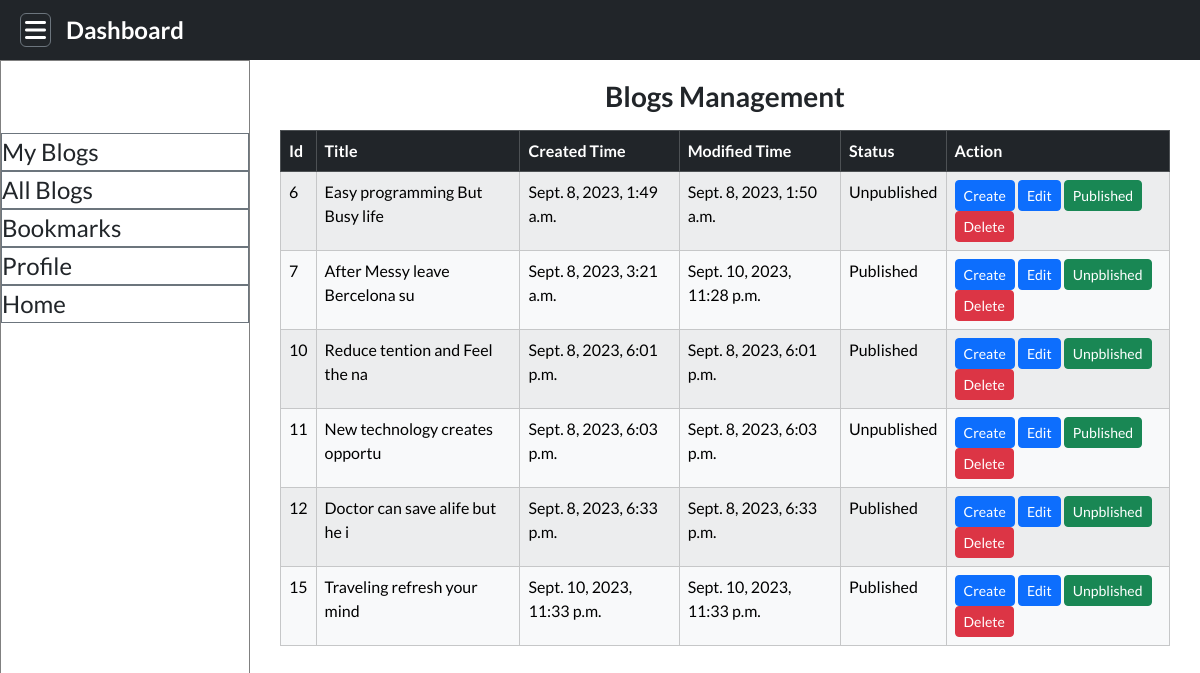
Before: /blog/blogs/ (signed in) with the older database file.
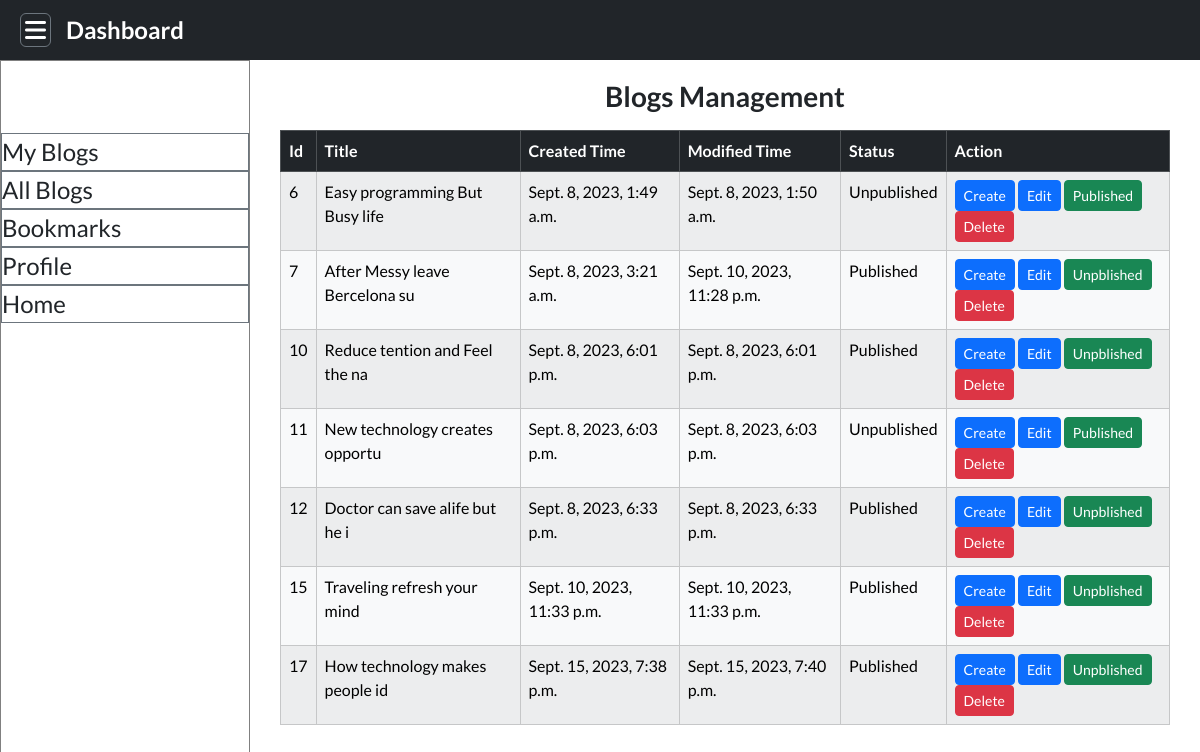
After: the same page with the newer database file.
### blog/models.py (models this page shows, shortened)
class BlogPost(models.Model):
    id = models.AutoField(primary_key=True, null=False,
                          blank=False, unique=True)
    title = models.CharField(max_length=200)
    description = models.TextField()
    categories = models.ForeignKey(Category, on_delete=models.CASCADE)
    author = models.ForeignKey(
        settings.AUTH_USER_MODEL, on_delete=models.CASCADE, default=99999)
    status_choices = (
        ('Published', 'Published'),
        ('Unpublished', 'Unpublished'),
    )
    status = models.CharField(max_length=20, choices=status_choices)
    created_date = models.DateTimeField(auto_now_add=True)
    modified_date = models.DateTimeField(auto_now=True)
    published_date = models.DateTimeField(null=True, blank=True)
    image = models.ImageField(
        upload_to='photos/blogPhoto', null=True, blank=True)

### blog/views.py (the view)
# urls.py: path('blogs/', views.allBlogs, name="allblogs"),
@user_passes_test(is_admin)
def allBlogs(request):
    blogs = BlogPost.objects.all()
    context = {
        'blogs': blogs
    }
    return render(request, 'allblogs.html', context)

### blog/views.py (called while the page is built)
def is_admin(user):
    return user.role == 'admin'

### blog/templates/allblogs.html
{% extends 'dashboard_layout.html' %}
{% block content %}
  <h3 class="text-center mb-3">Blogs Management</h3>
  <table class="table table-bordered table-striped table-light mx-auto w-100">
    <thead class="table-dark">
      <tr>
        <th>Id</th>
        <th>Title</th>
        <th>Created Time</th>
        <th>Modified Time</th>
        <th>Status</th>
        <th>Action</th>
      </tr>
    </thead>
    <tbody>
      {% for blog in blogs %}
        <tr>
          <td>{{ blog.id }}</td>
          <td>{{ blog.title|slice:':30' }}</td>
          <td>{{ blog.created_date }}</td>
          <td>{{ blog.modified_date }}</td>
          <td>{{ blog.status }}</td>
          <td>
            <a href="{% url 'create' %}"><button type="submit" class="btn btn-primary btn-sm">Create</button></a>
            <a href="{% url 'edit_blog' blog.id %}"><button type="submit" class="btn btn-primary btn-sm">Edit</button></a>
            {% if blog.status == 'Published' %}
              <a href="}"><button type="submit" class="btn btn-success btn-sm">Unpblished</button></a>
            {% else %}
              <a href=""><button type="submit" class="btn btn-success btn-sm">Published</button></a>
            {% endif %}
            <a href="{% url 'delete_blog' blog.id %}"><button type="submit" class="btn btn-danger btn-sm">Delete</button></a>
          </td>
        </tr>
      {% endfor %}
    </tbody>
  </table>
{% endblock %}

Changed rows visible on the page:
added BlogPost: id "17", title "How technology makes people id", created_date "Sept. 15, 2023, 7:38 p.m.", modified_date "Sept. 15, 2023, 7:40 p.m.", status "Published", shows "Unpblished"
